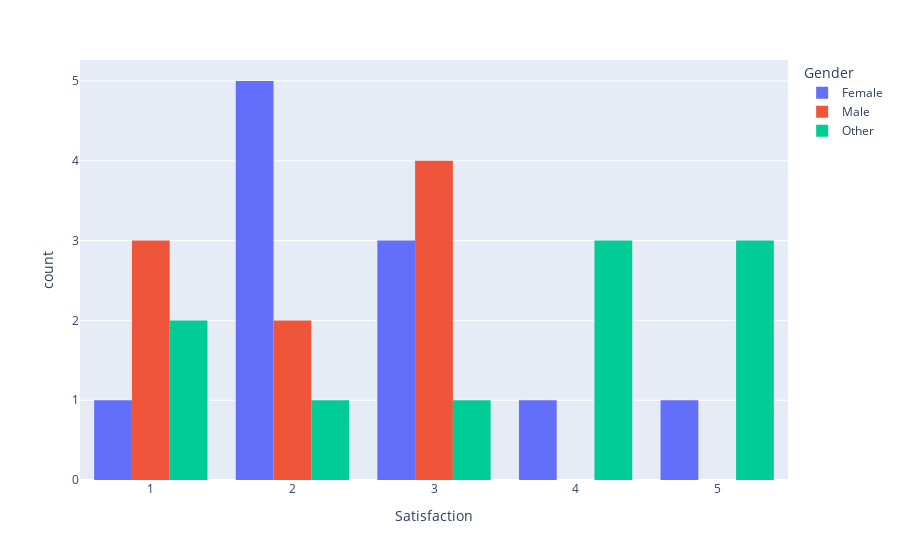

This figure's notebook cell:
### Code cell
import plotly.express as px

fig = px.histogram(df, x="Satisfaction", color="Gender", barmode="group")
fig.show()

### Figure 1 — Plotly figure (JSON) as saved in the notebook; plotly's stock layout.template omitted (floating-point values rounded to 4 significant figures)
{"data": [{"alignmentgroup": "True", "bingroup": "x", "hovertemplate": "Gender=Female<br>Satisfaction=%{x}<br>count=%{y}<extra></extra>", "legendgroup": "Female", "marker": {"color": "#636efa", "pattern": {"shape": ""}}, "name": "Female", "offsetgroup": "Female", "orientation": "v", "showlegend": true, "type": "histogram", "x": [2, 2, 3, 4, 5, 3, 3, 2, 2, 2, 1], "xaxis": "x", "yaxis": "y"}, {"alignmentgroup": "True", "bingroup": "x", "hovertemplate": "Gender=Male<br>Satisfaction=%{x}<br>count=%{y}<extra></extra>", "legendgroup": "Male", "marker": {"color": "#EF553B", "pattern": {"shape": ""}}, "name": "Male", "offsetgroup": "Male", "orientation": "v", "showlegend": true, "type": "histogram", "x": [1, 1, 3, 3, 2, 2, 3, 3, 1], "xaxis": "x", "yaxis": "y"}, {"alignmentgroup": "True", "bingroup": "x", "hovertemplate": "Gender=Other<br>Satisfaction=%{x}<br>count=%{y}<extra></extra>", "legendgroup": "Other", "marker": {"color": "#00cc96", "pattern": {"shape": ""}}, "name": "Other", "offsetgroup": "Other", "orientation": "v", "showlegend": true, "type": "histogram", "x": [1, 5, 4, 2, 5, 5, 4, 4, 1, 3], "xaxis": "x", "yaxis": "y"}], "layout": {"barmode": "group", "legend": {"title": {"text": "Gender"}, "tracegroupgap": 0}, "margin": {"t": 60}, "xaxis": {"anchor": "y", "domain": [0, 1], "title": {"text": "Satisfaction"}}, "yaxis": {"anchor": "x", "domain": [0, 1], "title": {"text": "count"}}}}
